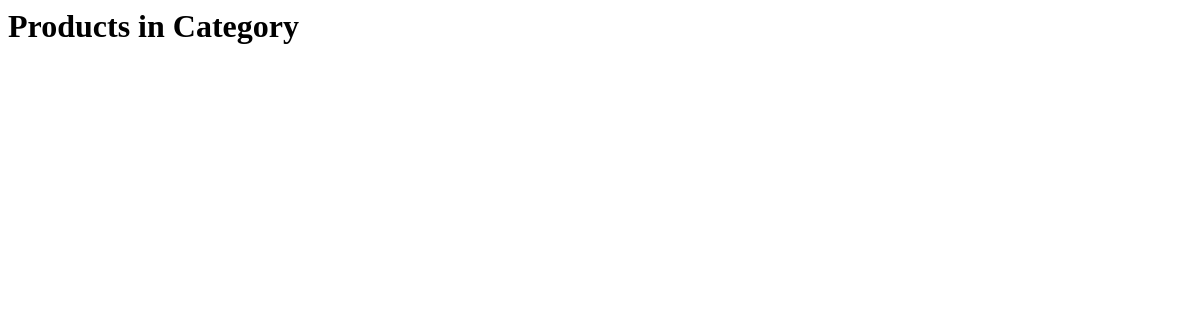
Page /categories/1/ on the earlier database version.
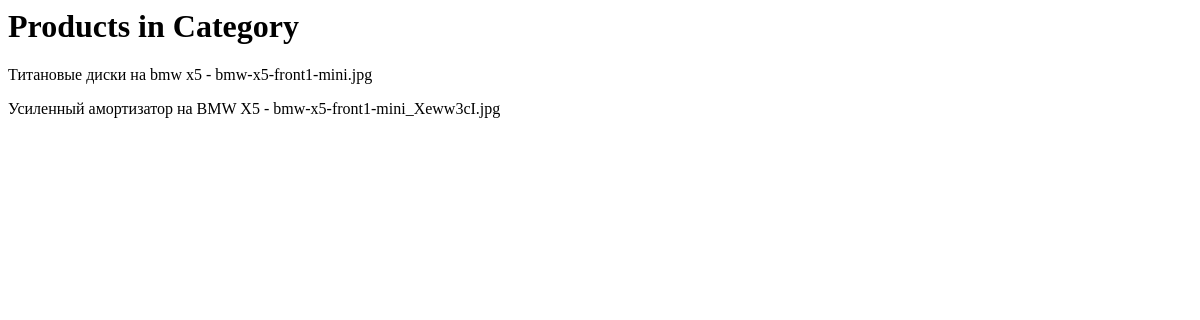
Same page on the later database version.
### myShop/models.py (models this page shows, shortened)
class Product(models.Model):
    name = models.CharField(max_length=100)
    price = models.ImageField()
    category = models.ForeignKey(Category, on_delete=models.CASCADE)

### myShop/views.py (the view)
# urls.py: path('categories/<int:id>/', CategoryProductsView.as_view(), name='category_products'),
class CategoryProductsView(generic.ListView):
    template_name = 'category_products.html'
    model = Product
    context_object_name = 'products'
    def get_queryset(self):
        category_id = self.kwargs.get('id')
        return self.model.objects.filter(category_id=category_id)

### templates/category_products.html
<h1>Products in Category</h1>
{% for product in products%}
<p>
    {{ product.name }} - {{ product.price }}
</p>
{% endfor %}

Differences in the rows shown:
added Product: name "Титановые диски на bmw x5", price "bmw-x5-front1-mini.jpg"
added Product: name "Усиленный амортизатор на BMW X5", price "bmw-x5-front1-mini_Xeww3cI.jpg"
